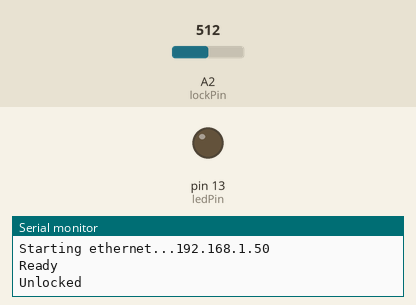
This sketch was run on a simulated Arduino Uno, built with avr-gcc and run on an emulated ATmega328P. Shown: output pins drawn as LEDs (lit = HIGH), the last lines printed to the serial monitor. The inputs (shaded band) are chosen by the test bench; at power-on: A2 (lockPin) = 512. WiFi joins after 1.5 s; servers stay silent unless stated.

Above: at 4.7 s.
4.8 s: A2 (lockPin) set to 989
7.9 s: A2 (lockPin) set to 1010
At 9.7 s:
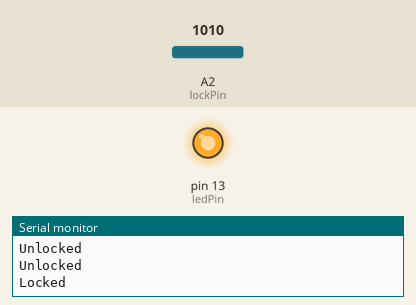
10.8 s: A2 (lockPin) set to 990
At 11.5 s:
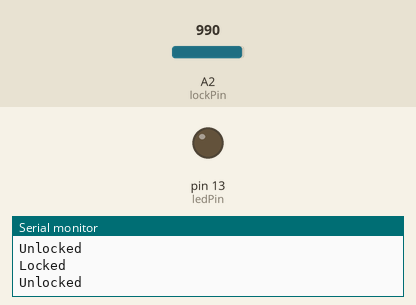
13.7 s: A2 (lockPin) set to 1023
At 17.3 s:
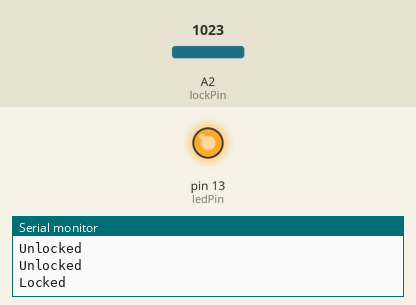
Timing chart, 0 to 18.8 s (numbered marks = the images above; inputs shaded):
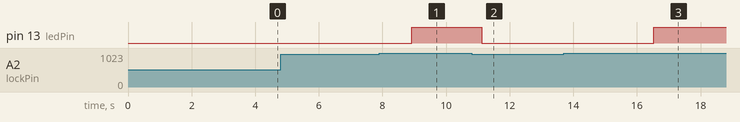

Measured:
- the behaviour switches between 999 and 1000 on A2 (lockPin) (found by bisection; images 0 and 1)
- after the input at 7.9 s, pin 13 (ledPin): LOW → HIGH after 1.0 s
- after the input at 10.8 s, pin 13 (ledPin): HIGH → LOW after 0.32 s
- after the input at 13.7 s, pin 13 (ledPin): LOW → HIGH after 2.8 s

The sketch:

lock-client.ino
```cpp
#include <Wire.h>
#include <SPI.h>
#include <Ethernet.h>

byte mac[] = { 0xDE, 0xAD, 0xBE, 0xEF, 0xCA, 0xFE };
char serverName[] = "__HOST__";
int serverPort = 80;
char pathName[] = "/v1/update";
const int lockPin = 2;
const int ledPin = 13;
int lockState = 0;
boolean lastConnected = false;

EthernetClient client;

void setup(){
  Serial.begin(9600);
  pinMode(ledPin, OUTPUT);
  pinMode(lockPin, INPUT);
  Serial.print(F("Starting ethernet..."));
  if(!Ethernet.begin(mac)) {
    Serial.println(F("failed"));
  } else {
    Serial.println(Ethernet.localIP());
  }
  delay(2000);
  Serial.println(F("Ready"));
}

void loop(){
  Ethernet.maintain();

  // Get current state of lock sensor
  // Values are filtered due to erroneous voltage values
  // when the door is unlocked. This can cause a request
  // to be delayed by up to 1 second.
  lockState = 1;
  for (int i = 0; i < 50; ++i) {
    int value = analogRead(lockPin);
    if (value < 1000) {
      lockState = 0;
      break;
    }
    delay(20);
  }

  // Show lock status on Console/and Status LED
  if (lockState == 0){
    digitalWrite(ledPin, LOW);
    Serial.println("Unlocked");
  } else {
    digitalWrite(ledPin, HIGH);
    Serial.println("Locked");
  }

  // POST JSON encoded message with lockState to server
  if (client.connect(serverName,serverPort)){
    char data[32];
    char outBuf[64];
    sprintf(data,"{\"id\":0,\"locked\":%d}",lockState);
    sprintf(outBuf,"POST %s HTTP/1.1",pathName);
    client.println(outBuf);
    sprintf(outBuf,"Host: %s",serverName);
    client.println(outBuf);
    client.println("Connection: close");
    client.println("Content-Type: application/json");
    sprintf(outBuf,"Content-Length: %u\r\n",strlen(data));
    client.println(outBuf);
    client.println(data);
  } else {
    Serial.println("Connection Failed.");
  }

  client.stop();

  delay(2000);
}
```
